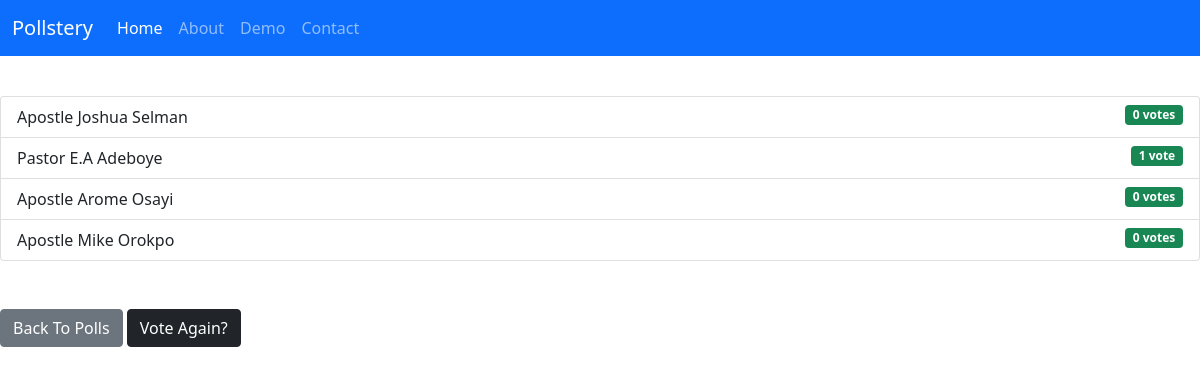
Screenshot of /polls/6/results with the database file from the repository.
### polls/models.py (models this page shows, shortened)
class Choice(models.Model):
    question = models.ForeignKey(Question, on_delete=models.CASCADE)
    choice_text = models.CharField(max_length=200)
    votes = models.IntegerField(default=0)

### polls/views.py (the view)
# urls.py: path('<int:question_id>/results', views.results, name='results'),
def results(request, question_id):
    question = get_object_or_404(Question, pk=question_id)
    return render(request, 'polls/result.html', {'question': question})

### templates/polls/result.html (shortened to what this page needs)
{% extends 'base.html' %}
{% block content %}
    <h1 class="mb-5 text-center">{{ question.question_text }}</h1>
    <ul class="list-group mb-5">
        {% for choice in question.choice_set.all %}
        <li class="list-group-item">
            {{ choice.choice_text }}
                <span class="badge bg-success float-end">{{ choice.votes }} vote{{ choice.votes | pluralize }}</span>
        </li>
        {% endfor %}
    </ul>
<a href="{% url 'polls:index' %}" class="btn btn-secondary">Back To Polls</a>
<a href="{% url 'polls:detail' question.id %}" class="btn btn-dark">Vote Again?</a>
{% endblock %}

### templates/base.html (shortened to what this page needs)
<!DOCTYPE html>
<html lang="en">
<head>
    <link href="https://cdn.jsdelivr.net/npm/bootstrap@5.0.2/dist/css/bootstrap.min.css" rel="stylesheet"
>
</head>
<body>
    {% include 'partials/_navbar.html' %}
    {% block content %}{% endblock %}
</body>
</html>

### templates/partials/_navbar.html (shortened to what this page needs)
<nav class="navbar navbar-expand-md navbar-dark fixed-top bg-primary">
    <div class="container-fluid">
        <a class="navbar-brand" href="#">Pollstery</a>
        <div class="collapse navbar-collapse" id="navbarCollapse">
            <ul class="navbar-nav me-auto mb-2 mb-md-0">
                <li class="nav-item">
                    <a class="nav-link active" aria-current="page" href="{% url 'index' %}">Home</a>
                </li>
                <li class="nav-item">
                    <a class="nav-link" href="#">About</a>
                </li>
                <li class="nav-item">
                    <a class="nav-link" href="{% url 'polls:index' %}">Demo</a>
                </li>
                <li class="nav-item">
                    <a class="nav-link" href="#">Contact</a>
                </li>
            </ul>
        </div>
    </div>
</nav>

### rows the page displays
Choice: choice_text "Apostle Joshua Selman", votes "0", votes|pluralize "s"
Choice: choice_text "Pastor E.A Adeboye", votes "1"
Choice: choice_text "Apostle Arome Osayi", votes "0", votes|pluralize "s"
Choice: choice_text "Apostle Mike Orokpo", votes "0", votes|pluralize "s"
